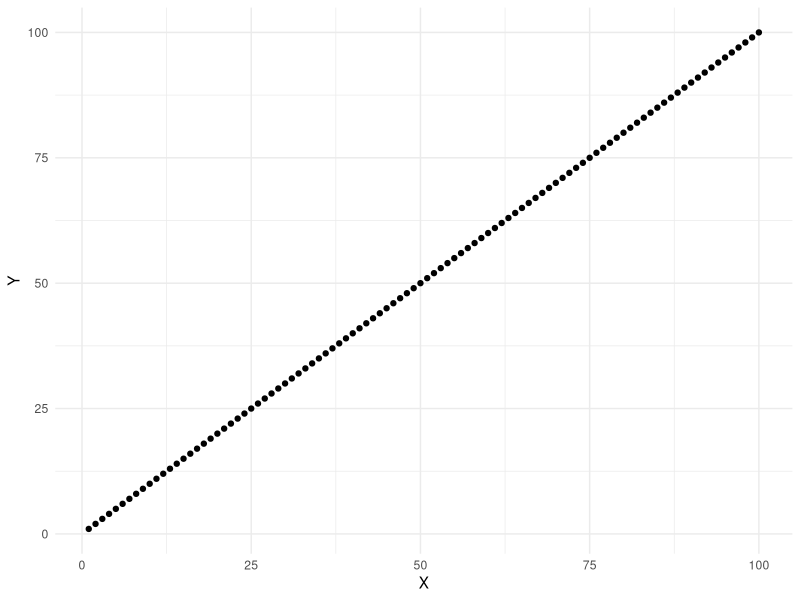
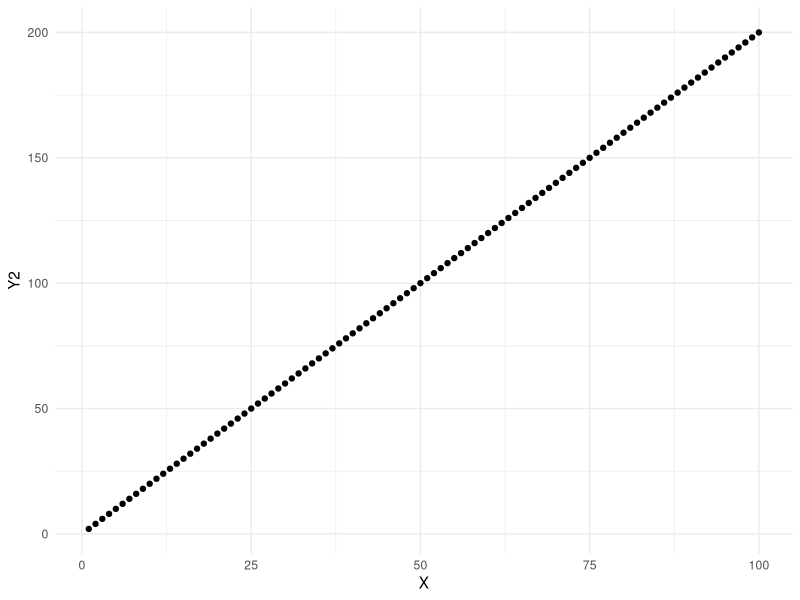
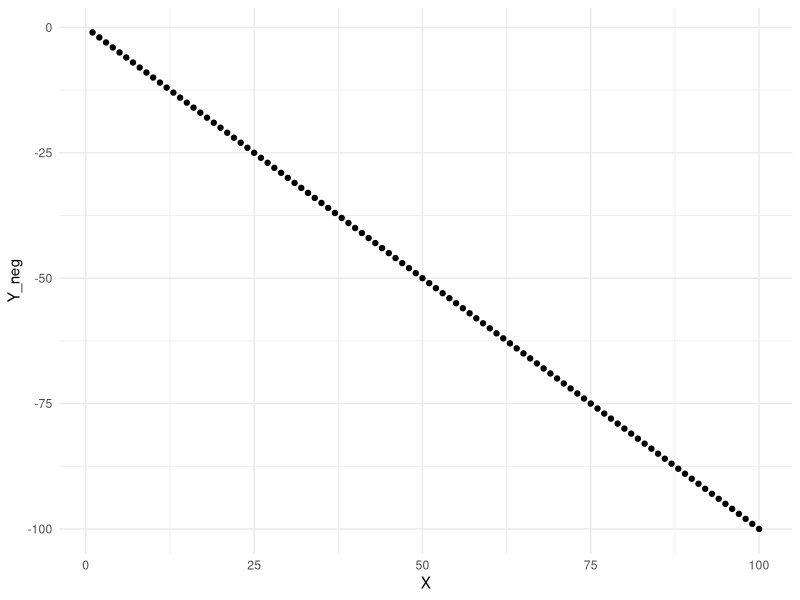
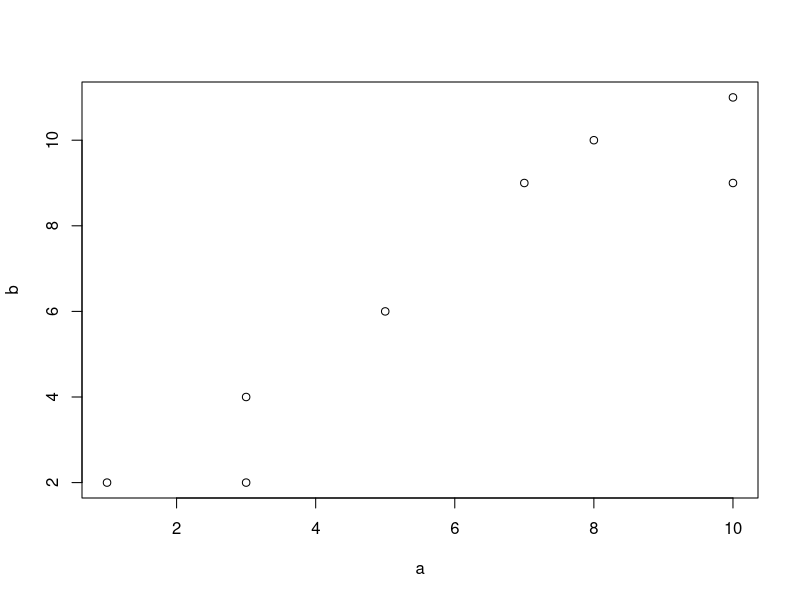

R code for these plots, in order:
## ---- chunk 1
knitr::opts_chunk$set(echo = TRUE)
## ---- chunk 2
library(tidyverse)
library(reshape)
## ---- chunk 3
x = c(1:100)
y = c(1:100)

df = data.frame(X = x,
                Y = y)

df %>%
  ggplot(aes(x = X,
             y = Y)) +
  geom_point() +
  labs("Perfect positive correlation") +
  theme_minimal()

## ---- chunk 4
cor(df$X, df$Y)
## ---- chunk 5
df$Y2 = df$Y * 2

df %>%
  ggplot(aes(x = X,
             y = Y2)) +
  geom_point() +
  labs("Perfect positive correlation") +
  theme_minimal()

cor(df$X, df$Y2)
## ---- chunk 6
df$Y_neg = df$Y * -1

df %>%
  ggplot(aes(x = X,
             y = Y_neg)) +
  geom_point() +
  labs("Perfect negative correlation") +
  theme_minimal()

cor(df$X, df$Y_neg)
## ---- chunk 7
a = c(1, 3, 3, 5, 7, 8, 10, 10)
b = c(2, 2, 4, 6, 9, 10, 11, 9)

plot(a, b)
## ---- chunk 8
## Get our difference scores
a_diff = a - mean(a)
b_diff = b - mean(b)

## Square the scores
a_sq = a_diff ** 2
b_sq = b_diff ** 2

## Sum them
ss_a = sum(a_sq)
ss_b = sum(b_sq)
## ---- chunk 9
## Get our difference scores
a_diff = a - mean(a)
b_diff = b - mean(b)

## Take the product
ab_product = a_diff * b_diff

## Sum the products
sp = sum(ab_product)
## ---- chunk 10
r = sp/(sqrt(ss_a*ss_b))
r
## ---- chunk 11
R_r = cor(a, b)
R_r
